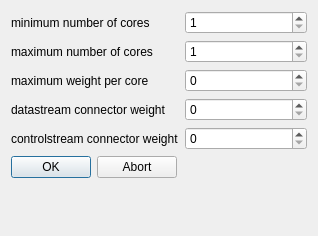
<?xml version="1.0" encoding="UTF-8"?>
<ui version="4.0">
 <class>AcoParametersDialog</class>
 <widget class="QDialog" name="AcoParametersDialog">
  <property name="geometry">
   <rect>
    <x>0</x>
    <y>0</y>
    <width>318</width>
    <height>236</height>
   </rect>
  </property>
  <property name="sizePolicy">
   <sizepolicy hsizetype="Minimum" vsizetype="Minimum">
    <horstretch>0</horstretch>
    <verstretch>0</verstretch>
   </sizepolicy>
  </property>
  <property name="windowTitle">
   <string>CoreAssigner Parameters</string>
  </property>
  <layout class="QFormLayout" name="formLayout">
   <item row="0" column="0">
    <widget class="QLabel" name="minCoresLabel">
     <property name="text">
      <string>minimum number of cores</string>
     </property>
    </widget>
   </item>
   <item row="0" column="1">
    <widget class="QSpinBox" name="minCoresBox">
     <property name="minimum">
      <number>1</number>
     </property>
     <property name="maximum">
      <number>2147483647</number>
     </property>
    </widget>
   </item>
   <item row="1" column="0">
    <widget class="QLabel" name="maxCoresLabel">
     <property name="text">
      <string>maximum number of cores</string>
     </property>
    </widget>
   </item>
   <item row="1" column="1">
    <widget class="QSpinBox" name="maxCoresBox">
     <property name="minimum">
      <number>1</number>
     </property>
     <property name="maximum">
      <number>2147483647</number>
     </property>
    </widget>
   </item>
   <item row="2" column="0">
    <widget class="QLabel" name="maxWeightPerCoreLabel">
     <property name="text">
      <string>maximum weight per core</string>
     </property>
    </widget>
   </item>
   <item row="3" column="0">
    <widget class="QLabel" name="dataStreamWeightLabel">
     <property name="text">
      <string>datastream connector weight</string>
     </property>
    </widget>
   </item>
   <item row="4" column="0">
    <widget class="QLabel" name="controlStreamWeightLabel">
     <property name="text">
      <string>controlstream connector weight</string>
     </property>
    </widget>
   </item>
   <item row="2" column="1">
    <widget class="QSpinBox" name="maxWeightPerCoreBox">
     <property name="maximum">
      <number>2147483647</number>
     </property>
    </widget>
   </item>
   <item row="3" column="1">
    <widget class="QSpinBox" name="dataStreamWeightBox">
     <property name="maximum">
      <number>2147483647</number>
     </property>
    </widget>
   </item>
   <item row="4" column="1">
    <widget class="QSpinBox" name="controlStreamWeightBox">
     <property name="maximum">
      <number>2147483647</number>
     </property>
    </widget>
   </item>
   <item row="5" column="0">
    <widget class="QDialogButtonBox" name="buttonBox">
     <property name="orientation">
      <enum>Qt::Horizontal</enum>
     </property>
     <property name="standardButtons">
      <set>QDialogButtonBox::Abort|QDialogButtonBox::Ok</set>
     </property>
    </widget>
   </item>
  </layout>
 </widget>
 <resources/>
 <connections>
  <connection>
   <sender>buttonBox</sender>
   <signal>accepted()</signal>
   <receiver>AcoParametersDialog</receiver>
   <slot>accept()</slot>
   <hints>
    <hint type="sourcelabel">
     <x>248</x>
     <y>254</y>
    </hint>
    <hint type="destinationlabel">
     <x>157</x>
     <y>274</y>
    </hint>
   </hints>
  </connection>
  <connection>
   <sender>buttonBox</sender>
   <signal>rejected()</signal>
   <receiver>AcoParametersDialog</receiver>
   <slot>reject()</slot>
   <hints>
    <hint type="sourcelabel">
     <x>316</x>
     <y>260</y>
    </hint>
    <hint type="destinationlabel">
     <x>286</x>
     <y>274</y>
    </hint>
   </hints>
  </connection>
 </connections>
</ui>
